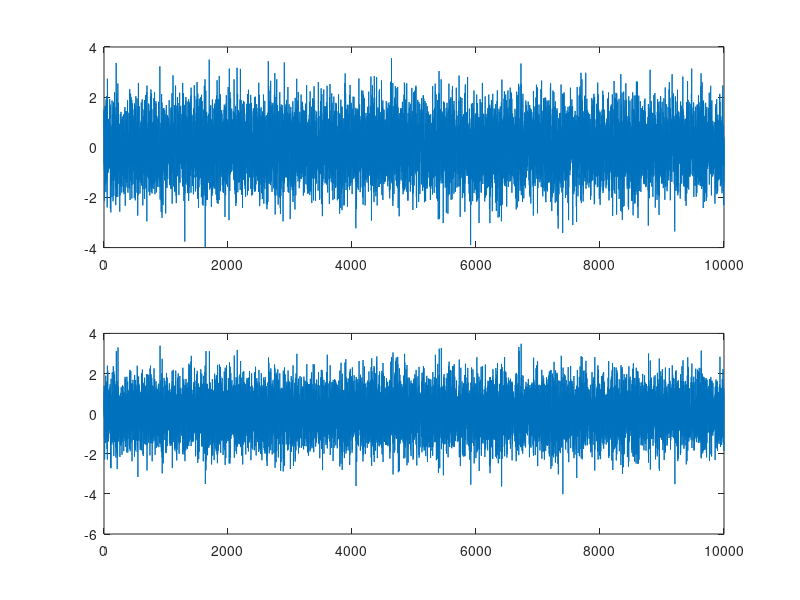

The MATLAB source for this figure: (Note: this script raises an error after producing the figure.)


addpath('../dsp')
addpath('../CourseLib')

%% Preparation 1

N = 1e4;
n = (0:N-1);
h = [0 0 0 0.9 -0.4 0 0 0.2];
lambda = 1;
u = sqrt(lambda)*randn(N, 1); 
y = filter(h, 1, u);
figure;
subplot(2,1,1);
plot(n, u);
subplot(2,1,2);
plot(n, y);

%% Preparation 2 (Exercise 9.6)
% Functions at the bottom of the file.

%% Preparation 3
% Code in MyLMS.m file


%% Preparation 4
[th, s_hat, err] = MyLMS(y, u, 7, 0, 0.015, 0.005);
figure;
plot(th)
xlabel('Iteration');
figure; 
stem(1:8, th(5000, :));
xlabel('parameter');

% Seems to work well

%% Preparation 5
% Done!

%% Questions

% ------------------------------ 1) ------------------------------ %
% It is possible to estimate the time delay for different paths but
% it's basically impossible to find all time delayed signals coming in
% using only geometry.

% It's impossible to find the time delays by comparing the observed signal
% and the real one.

% It is possible to find the time delays by looking at the peaks of the
% cross-correlation function. E.g if Ryu(i) is large then it is likely that
% u(t-i) is a component in the received signal y. One drawback is that you
% can't know what the coefficients in front of the delayed signals are.

% It is possible, look at preparation exercise 4 for example. There we knew
% the model order needed to be 7 but if we were unsure we could have chosen
% a larger value and gotten the same result, with some extra parameter 
% being close to 0 of course. A drawback of this method is that we don't
% know the model order so to be sure we might have to use really large
% model order. 


% ------------------------------ 2) ------------------------------ %
% The step length affects how fast the parameter convergences and the
% variance once it has converged. If it's small the convergence will
% take longer but the variance will be smaller, and vice versa. LMS doesn't
% work for an arbitrary step length since once the equation 
% |eig(I-µ*phi*phi')| >= 1 the system becomes unstable (poles outside unit
% circle).

% ------------------------------ 3) ------------------------------ %
% To evaluate a model one can look at epsilon(k) = y(k)-phi(k)'*theta(k-1).
% This gives an indication of how the real model have changed since the
% last time instance. If it's high the current parameters are no good
% anymore.


% ------------------------------ 4) ------------------------------ %
% Block diagram on paper

%% Functions
% For exercise 9.6 b)
function [theta] = rekid_lms(mu, order, y, u)
    N = length(y);
    theta = zeros(order+1, N+1);
    yhat = zeros(N, 1);
    for t = 1:N
        phi = [u(t:-1:max(t-order,1)); zeros(order+1-t, 1)];
        K = mu*phi;
        theta(:, t+1) = theta(:,t) + K*(y(t) - phi'*theta(:, t)); 
        yhat(t) = phi'*theta(:, t+1);
    end
    theta = theta(:, 2:end)';
end 


% For exercise 9.6 c)
function [theta] = rekid_rls(lambda, order, y, u)
    N = length(y);
    theta = zeros(order+1, N+1);
    P = eye(order+1, order+1);
    yhat = zeros(N, 1);
    for t = 1:N
        phi = [u(t:-1:max(t-order,1)); zeros(order+1-t, 1)];
        P = (P - (P*(phi*phi')*P)/(lambda + phi'*P*phi))/lambda;
        K = P*phi;
        theta(:, t+1) = theta(:,t) + K*(y(t) - phi'*theta(:, t)); 
        yhat(t) = phi'*theta(:, t+1);
    end
    theta = theta(:, 2:end)';
end 


